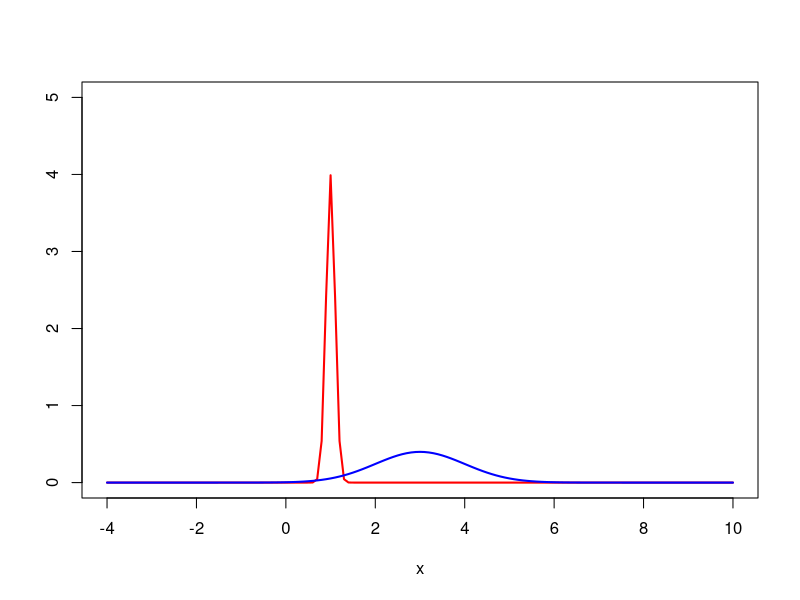
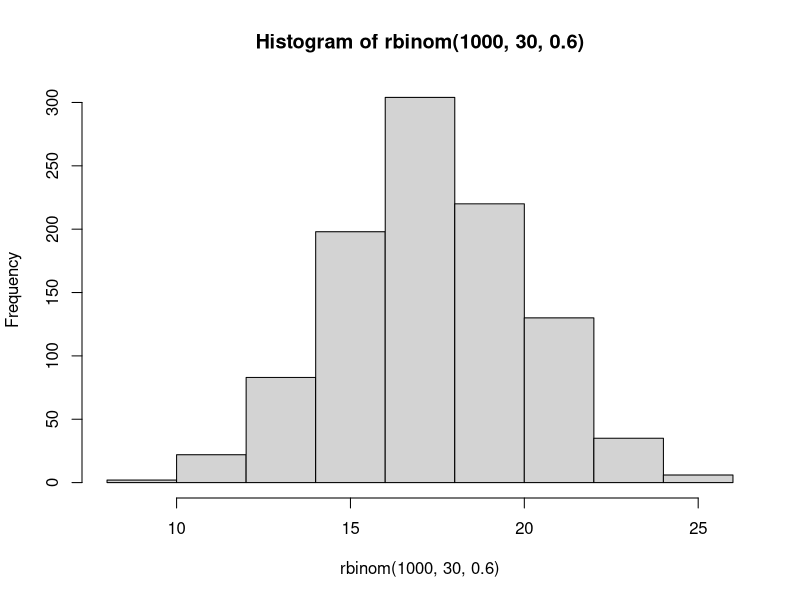
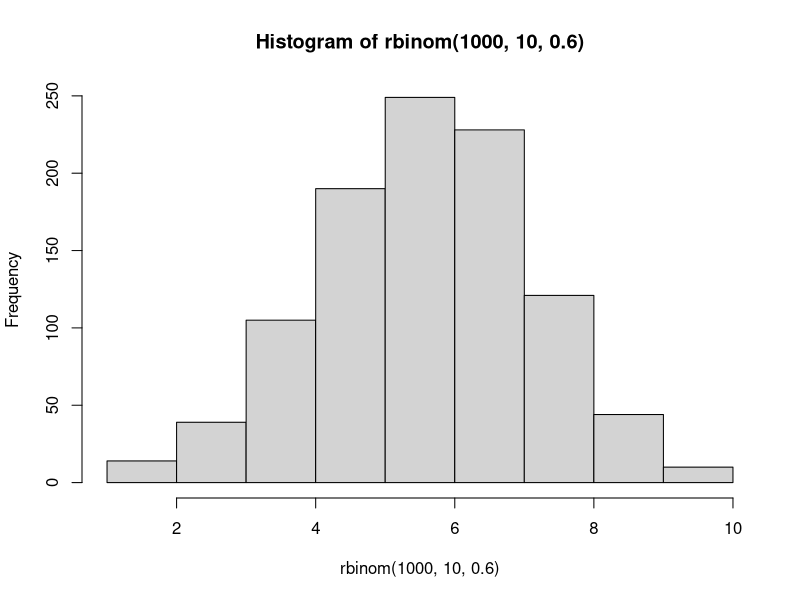
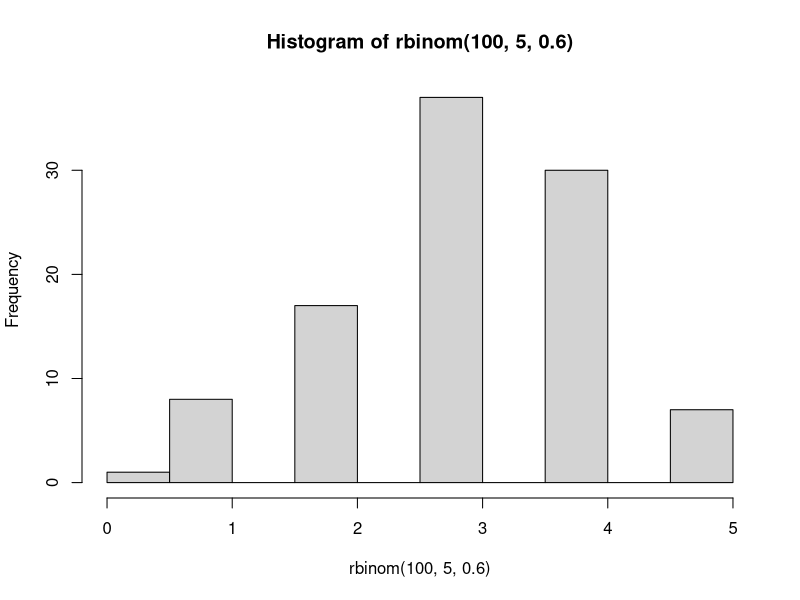
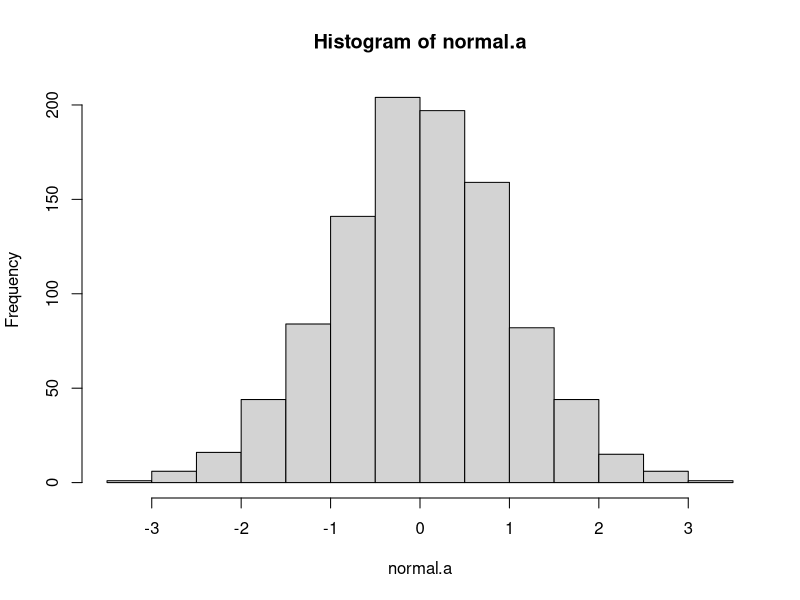
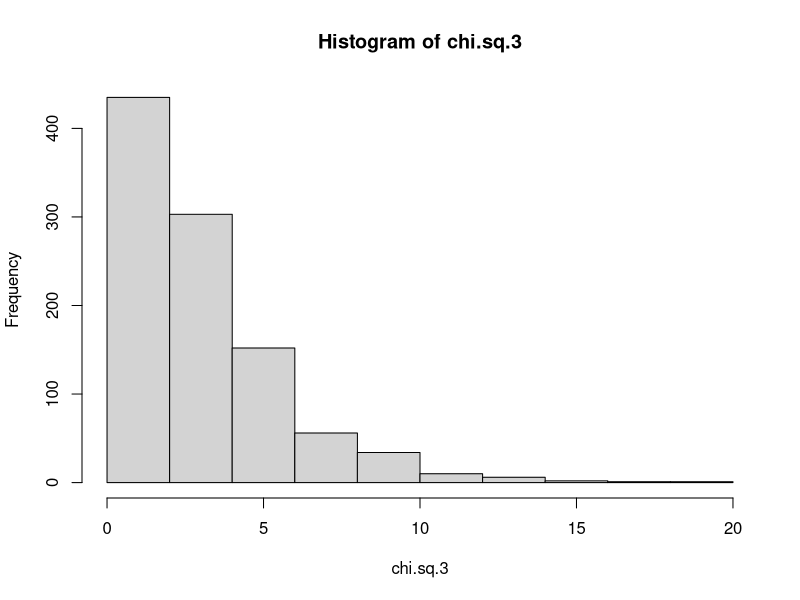
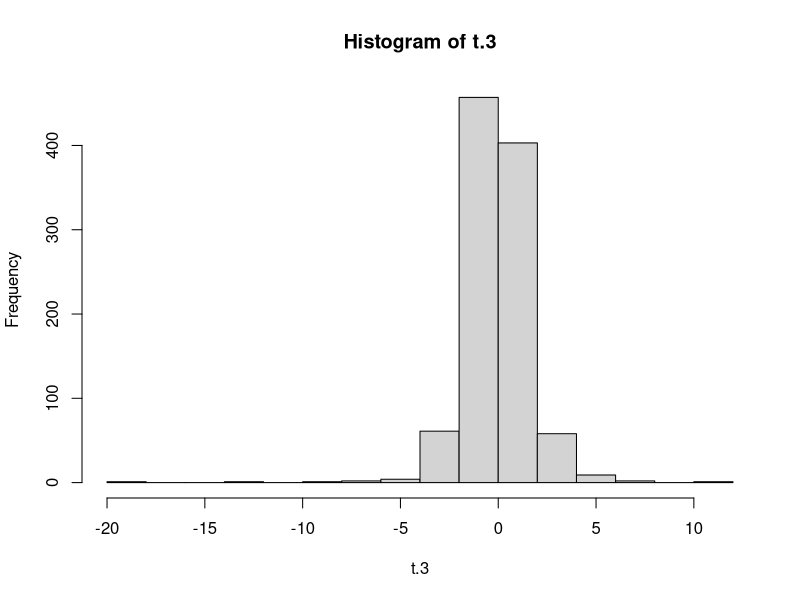
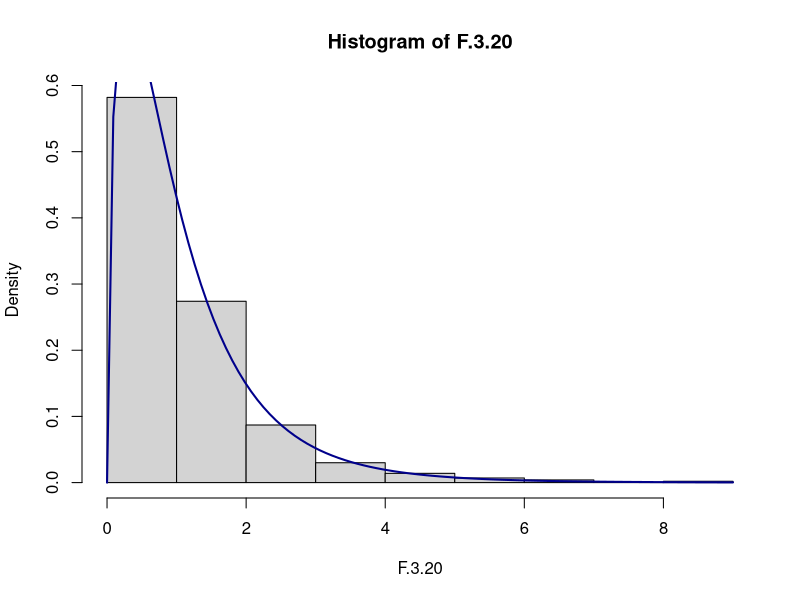

Write the R code that produced these figures, in order.
## ---- chunk 1
knitr::opts_chunk$set(echo = TRUE, warning=FALSE, message=FALSE)
## ---- chunk 2
rm(list = setdiff(ls(), lsf.str()))

# Plot Normal Distributions with 
#-----------------------------------------
# Same standard deviation, different mean
#-----------------------------------------
# Mean 1, sd 1
# Grid of X-axis values
x <- seq(-4, 10, 0.1)

plot(x, dnorm(x, mean = 1, sd = 0.1), type = "l",
     ylim = c(0, 5), ylab = "", lwd = 2, col = "red")
# Mean 3, sd 1
lines(x, dnorm(x, mean = 3, sd = 1), col = "blue", lty = 1, lwd = 2)



## ---- chunk 3
# # Function Syntax
# 
# function_name <- function(arg_1, arg_2, ...) {
#    Function body 
# }
## ---- chunk 4

# Calculate the 60th %ile of the standard normal.
qnorm(0.6,0,1)

# Calculate the probability that a value lies below 0.8 in the standard normal distribution
pnorm(0.8,0,1)


# Draw 1000 samples of 30 coin tosses with p(heads) = 0.6 # and plot the distribution
# Syntax: rbinom (# observations, # trials per observation, probability of success )
hist(rbinom(1000,30,0.6))

# Do the above with only 10 trials per observation
hist(rbinom(1000,10,0.6))

# Do the above with 100 observations and 5 trials per observation
hist(rbinom(100,5,0.6))


## ---- chunk 5
# Transformations between probability distributions

# generate 1000 trials from a normal distribution
normal.a <- rnorm( n=1000, mean=0, sd=1 ) 
hist( normal.a )

#next, we generate a chi-square distribution with 3 #degrees of freedom:

normal.b <- rnorm( n=1000 )  # another set of normally distributed data
normal.c <- rnorm( n=1000 )  # and another!

# Take the SUM of SQUARES of the above 3 normally distributed variables a, b, and c
chi.sq.3 <- (normal.a)^2 + (normal.b)^2 + (normal.c)^2 

# and the resulting chi.sq.3 variable should contain 1000 observations that follow a chi-square distribution with 3 degrees of freedom. You can use the hist() function to have a look at these observations yourself

hist(chi.sq.3)



## Now how do we get to a t-distribution from Normal and chi-sq distributions?
# First, take a scaled chi-sq by dividing it by the degrees of freedom
scaled.chi.sq.3 <- chi.sq.3 / 3
# Then take a normally distributed variable and divide them by the square root of the scaled chi-sq variable to get a t-distribution with the same degrees of freedom

normal.d <- rnorm( n=1000 )                # yet another #set of normally distributed data
t.3 <- normal.d / sqrt( scaled.chi.sq.3 )  # divide by #square root of scaled chi-square to get t
hist (t.3)


## To get to an F distribution, take the ratio between two scaled chi-sq distributions.
# F distribution with 3 and 20 degrees of freedom:
# first take two chi-sq variables, with 3 dof and 20 dof respectively, and take the ratio:

chi.sq.20 <- rchisq( 1000, 20)                 # generate chi square data with df = 20...
scaled.chi.sq.20 <- chi.sq.20 / 20             # scale #the chi square variable...
F.3.20 <-  scaled.chi.sq.3  / scaled.chi.sq.20 # take the ratio of the two chi squares...
hist( F.3.20, freq = FALSE)                                 # ... and draw a picture
curve(df(x, 3, 20), 
      col="darkblue", lwd=2, add=TRUE, yaxt="n")
## The curve above confirms this looks similar if you use the R built-in function df (just like dnorm, but for the F distribution)



## ---- chunk 6
# Q1 Plot a normal distribution with mean = 2, s.d. = 0.4


# Q2 Calculate the 85th %ile of the above distribution.


# Q3 Calculate the probability that a value lies in between 1 and 2 given the above distribution

# Q4 Plot a simulated t-distribution with 5 degrees of freedom.

# Q5 Plot a chi-sq distribution with 5 degrees of freedom.

## ---- chunk 7
x <- seq(-4, 10, 0.1)
plot(x, dnorm(x, mean = 2, sd = 0.4), type = "l",
     ylim = c(0, 5), ylab = "", lwd = 2, col = "red")

## ---- chunk 8
qnorm(0.85, mean=2, sd=0.4)
## ---- chunk 9
a <- pnorm(1, 2, 0.4)
b <- pnorm(2, 2, 0.4)
prob.between.1.and.2 <- b - a
print(prob.between.1.and.2)
## ---- chunk 10
normal.a <- rnorm( n=1000, mean=2, sd=0.4 ) 
normal.b <- rnorm( n=1000 , mean=2, sd=0.4 )  
normal.c <- rnorm( n=1000 , mean=2, sd=0.4 )  
normal.d <- rnorm(n =1000 , mean=2, sd=0.4)
normal.e <- rnorm (n = 1000 , mean=2, sd=0.4)
chi.sq.5 <- (normal.a)^2 + (normal.b)^2 + (normal.c)^2 + (normal.d)^2 + (normal.e)^2
hist(chi.sq.5)
## ---- chunk 11
scaled.chi.sq.5 <- chi.sq.5 / 5
normal.f <- rnorm(n = 1000 , mean=2, sd=0.4)
t.5 <- normal.f / sqrt( scaled.chi.sq.5 )  
hist (t.5)
